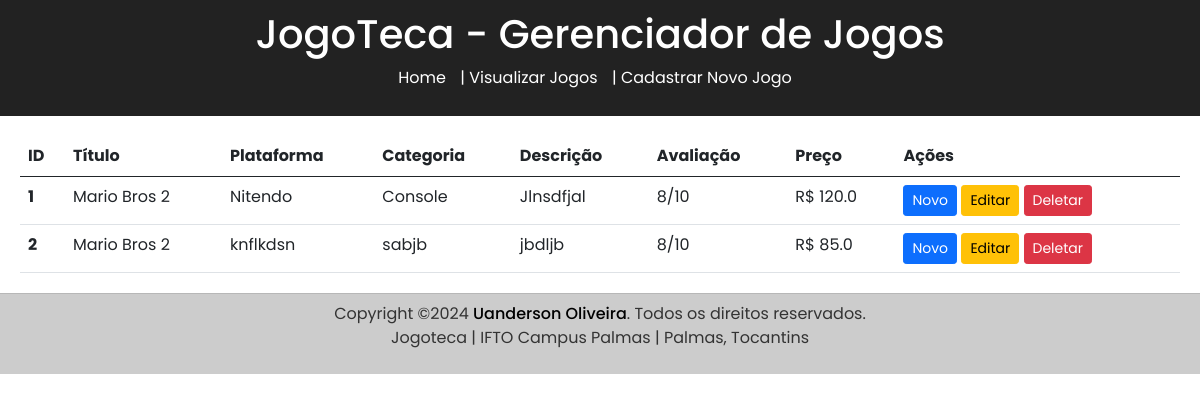
The app's page /jogoteca/recovery, older data.
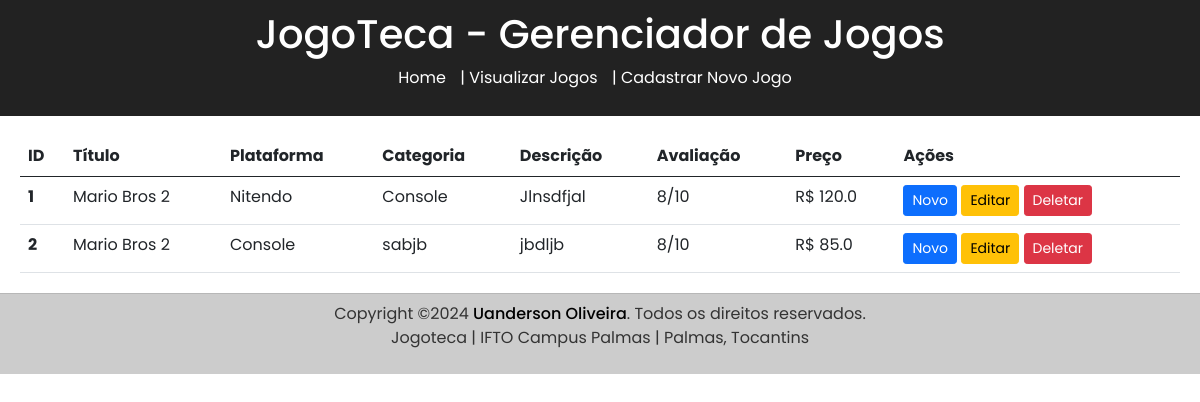
The same page, newer data.
### models.py (models this page shows, shortened)
class Jogo(db.Model):
    __tablename__ = 'jogo'
    id = db.Column(db.Integer, primary_key=True)
    titulo = db.Column(db.String(100), nullable=False)
    plataforma = db.Column(db.String(100), nullable=False)
    categoria = db.Column(db.String(100), nullable=False)
    descricao = db.Column(db.Text, nullable=False)
    avaliacao = db.Column(db.Integer, nullable=False)
    preco = db.Column(db.Float, nullable=False)

### jogotecaproject.py (the view)
@blueprint_jogos.route('/recovery')
def recovery():
    jogos = Jogo.query.all()
    return render_template('jogo_recovery.html', jogos=jogos)

### templates/jogo_recovery.html (shortened to what this page needs)
{% extends 'base.html' %}
{% block content %}
    <table class="table">
        <thead>
        <tr>
            <th scope="col">ID</th>
            <th scope="col">Título</th>
            <th scope="col">Plataforma</th>
            <th scope="col">Categoria</th>
            <th scope="col">Descrição</th>
            <th scope="col">Avaliação</th>
            <th scope="col">Preço</th>
            <th scope="col">Ações</th>
        </tr>
        </thead>
        <tbody>
        {% for jogo in jogos %}
            <tr>
                <th scope="row">{{ jogo.id }}</th>
                <td>{{ jogo.titulo }}</td>
                <td>{{ jogo.plataforma }}</td>
                <td>{{ jogo.categoria }}</td>
                <td>{{ jogo.descricao }}</td>
                <td>{{ jogo.avaliacao }}/10</td>
                <td>R$ {{ jogo.preco }}</td>
                <td>
                    <a href="/jogoteca/create" class="btn btn-primary btn-sm">Novo</a>
                    <a href="/jogoteca/update/{{ jogo.id }}" class="btn btn-warning btn-sm">Editar</a>
                    <form action="/jogoteca/delete/{{ jogo.id }}" method="get" style="display:inline;">
                        <button type="submit" class="btn btn-danger btn-sm">Deletar</button>
                    </form>
                </td>
            </tr>
        {% endfor %}
        </tbody>
    </table>
{% endblock %}

### templates/base.html (shortened to what this page needs)
<!DOCTYPE html>
<html lang="pt-br">
<head>
    <link rel="stylesheet" href="{{ url_for('static', filename='css/style.css') }}">
    <link href="https://cdn.jsdelivr.net/npm/bootstrap@5.0.2/dist/css/bootstrap.min.css" rel="stylesheet"
>
</head>
<body>
<header>
    <h1>JogoTeca - Gerenciador de Jogos</h1>
    <nav>
        <ul>
            <li><a href="/"> Home </a></li> |
            <li><a href="/jogoteca/recovery"> Visualizar Jogos </a></li> |
            <li><a href="/jogoteca/create"> Cadastrar Novo Jogo</a></li>
        </ul>
    </nav>
</header>
<main>
    {% block content %}{% endblock %}
</main>
<footer class="copyrightText footer navbar-fixed-bottom">
    <p>
        Copyright &copy;2024 <a href="#">Uanderson Oliveira</a>. Todos os direitos reservados. <br>
        Jogoteca | IFTO Campus Palmas | Palmas, Tocantins
    </p>
</footer>
</body>
</html>

### static/css/style.css (style rules this page uses)
* { margin: 0px; padding: 0px; box-sizing: border-box; font-family: "Poppins", sans-serif; }
body { font-family: Arial, sans-serif; background-color: #f4f4f4; color: #333; margin: 0; padding: 0; }
header { background-color: #222; color: white; padding: 10px 0; text-align: center; }
nav ul { list-style-type: none; padding: 0; }
nav ul li { display: inline; margin-right: 10px; }
nav ul li a { color: white; text-decoration: none; }
main { margin: 20px; }
form { margin-top: 20px; }
button { padding: 5px 10px; background-color: #333; color: white; border: none; cursor: pointer; }
.copyrightText { padding: 8px 40px; border-top: 1px solid rgba(0, 0, 0, 0.1); text-align: center; background: #cccccc; }
.copyrightText p { color: #333; }
.copyrightText a { color: black; font-weight: 500; text-decoration: none; }

Row changes from the older to the newer data that the page shows:
changed Jogo "sabjb": plataforma "knflkdsn" → "Console"
